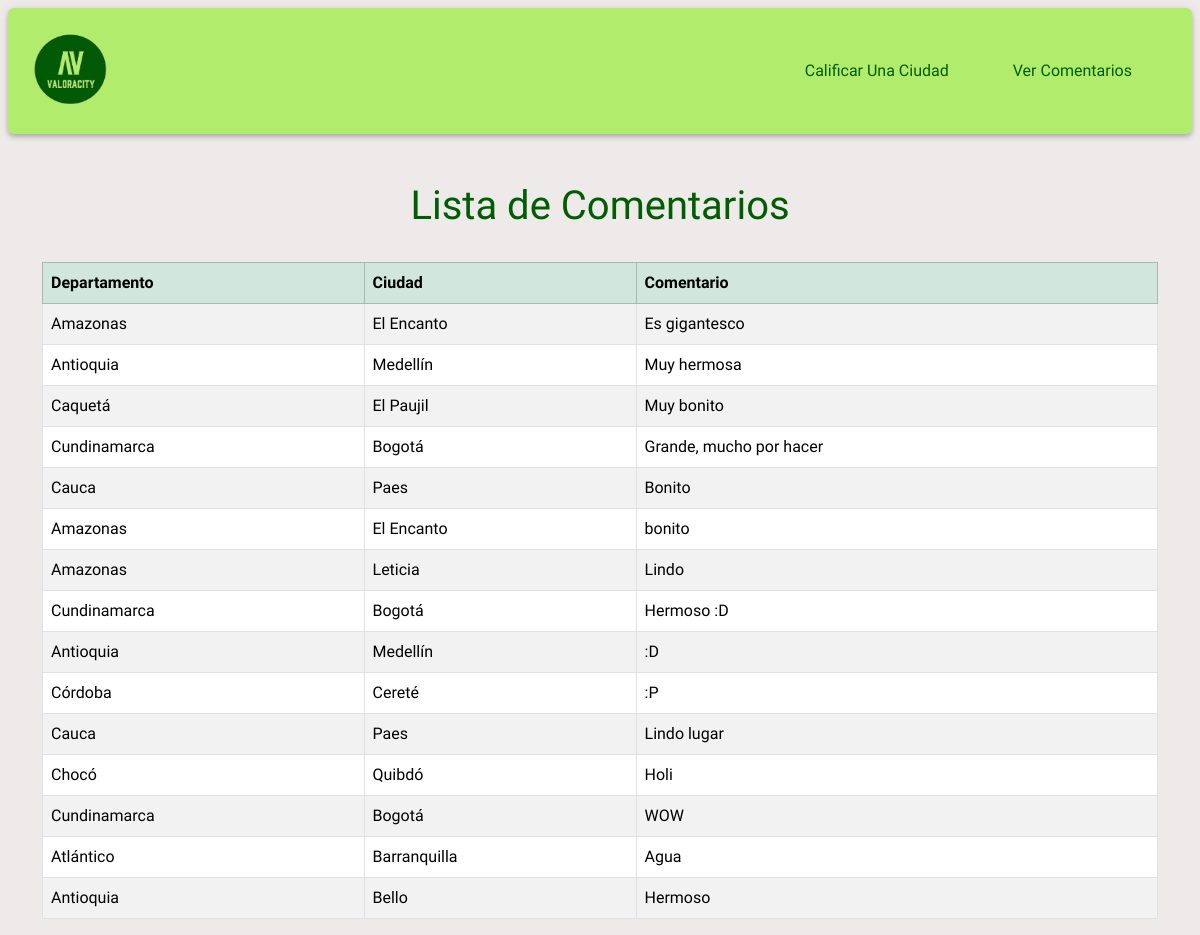
The page /vistas/comentarios.php on the database its author committed.
### tables this page shows
CREATE TABLE `comentarios` (
  `id` int(11) NOT NULL,
  `ciudad_id` smallint(6) NOT NULL,
  `comentario` varchar(200) NOT NULL
);

CREATE TABLE `departamentos` (
  `id` tinyint(4) NOT NULL,
  `nombre` varchar(300) NOT NULL
);

CREATE TABLE `ciudades` (
  `id` smallint(6) NOT NULL,
  `nombre` varchar(300) NOT NULL,
  `departamento_id` tinyint(4) NOT NULL
);

### vistas/comentarios.php (the view, shortened to what this page needs)
<!DOCTYPE html>
<html lang="en">
<head>
    <?php
    include "../conexion.php";
    ?>
    <link rel="stylesheet" href="https://cdnjs.cloudflare.com/ajax/libs/animate.css/4.1.1/animate.min.css"
 />
    <link href="https://cdn.jsdelivr.net/npm/bootstrap@5.3.3/dist/css/bootstrap.min.css" rel="stylesheet"
>
    <link rel="stylesheet" href="https://cdn.datatables.net/2.0.2/css/dataTables.dataTables.css" />
    <link rel="stylesheet" href="../styles/styles.css">
</head>
<body>
    <?php
    include('./nav.php')
        ?>
    <main class="mt-5">
        <div class="container-fluid text-center">
            <h1 class=" h1-personal animate__animated animate__fadeInDown animate__slow h1-universal mt-3">Lista de Comentarios</h1>
        </div>
        <br>
        <div class="container">
            <div class="table-responsive">
                <table id="comentario" class="table table-bordered table-striped table-hover shadow_table">
                    <thead class="table-success align-middle">
                        <tr>
                            <th>Departamento</th>
                            <th>Ciudad</th>
                            <th>Comentario</th>
                        </tr>
                    </thead>
                    <tbody>
                        <?php
                        $comentarios = $con->query("SELECT CO.comentario as 'comentario',CI.nombre as 'ciudad',De.nombre 'departamento' from comentarios CO INNER JOIN ciudades CI ON CO.ciudad_id=Ci.id INNER JOIN departamentos DE ON CI.departamento_id=DE.id; ");
                        foreach ($comentarios as $com) {
                            ?>
                            <tr>
                                <td><?php echo $com['departamento']; ?></td>
                                <td><?php echo $com['ciudad']; ?></td>
                                <td><?php echo $com['comentario']; ?></td>
                            </tr>
                            <?php
                        }
                        ?>
                    </tbody>
                </table>
            </div>
        </div>
    </main>
</body>
</html>

### vistas/nav.php (shortened to what this page needs)
<nav class="navbar navbar-expand-lg m-2 rounded">
    <div class="container-fluid">
        <a class="navbar-brand d-flex align-items-center">
            <img id="logo" src="../img/logo.png" alt="Logo" width="100" height="100" class="d-inline-block align-text-top">
        </a>
        <div class="offcanvas offcanvas-end" tabindex="-1" id="offcanvasNavbar" aria-labelledby="offcanvasNavbarLabel">
            <div class="offcanvas-body">
                <ul class="navbar-nav justify-content-end flex-grow-1 pe-3">
                    <li class="nav-item m-2">
                        <a class="nav-link px-4 active" aria-current="page" href="index.php">Calificar Una Ciudad</a>
                    </li>
                    <li class="nav-item m-2">
                        <a class="nav-link px-4 active" aria-current="page" href="comentarios.php">Ver Comentarios</a>
                    </li>
                </ul>
            </div>
        </div>
    </div>
</nav>

### styles/styles.css (style rules this page uses)
:root { --primary_color: #eeeaea; --second_color: #b1ec6d; --third_color: #005D02; --primary_font: "Poppins", sans-serif; --second_font: "Comfortaa", sans-serif; --big_font: 700; --medium_font: 500; --normal_font: 300; --small_font: 100; }
body { background-color:var(--primary_color); font-family: var(--second_font); }
.h1-personal { color: #005D02; }
.navbar-expand-lg { background: var(--second_color); box-shadow: 0 2px 4px -1px rgb(0 0 0 / 16%), 0 4px 5px 0 rgb(0 0 0 / 11%), 0 1px 10px 0 rgb(0 0 0 / 10%); }
.nav-link { position: relative; font-family: var(--second_font); color: var(--third_color) !important; text-align: center; }
.nav-link::after { content: ''; opacity: 0; transition: all 0.2s; height: 2px; width: 100%; background-color: var(--third_color); position: absolute; bottom: 0; left: 0; }

### rows shown on the page
comentarios: departamentos.nombre "Amazonas", ciudad.nombre "El Encanto", comentario "Es gigantesco"
comentarios: departamentos.nombre "Antioquia", ciudad.nombre "Medellín", comentario "Muy hermosa"
comentarios: departamentos.nombre "Caquetá", ciudad.nombre "El Paujil", comentario "Muy bonito"
comentarios: departamentos.nombre "Cundinamarca", ciudad.nombre "Bogotá", comentario "Grande, mucho por hacer"
comentarios: departamentos.nombre "Cauca", ciudad.nombre "Paes", comentario "Bonito"
comentarios: departamentos.nombre "Amazonas", ciudad.nombre "El Encanto", comentario "bonito"
comentarios: departamentos.nombre "Amazonas", ciudad.nombre "Leticia", comentario "Lindo"
comentarios: departamentos.nombre "Cundinamarca", ciudad.nombre "Bogotá", comentario "Hermoso :D"
comentarios: departamentos.nombre "Antioquia", ciudad.nombre "Medellín", comentario ":D"
comentarios: departamentos.nombre "Córdoba", ciudad.nombre "Cereté", comentario ":P"
comentarios: departamentos.nombre "Cauca", ciudad.nombre "Paes", comentario "Lindo lugar"
comentarios: departamentos.nombre "Chocó", ciudad.nombre "Quibdó", comentario "Holi"
comentarios: departamentos.nombre "Cundinamarca", ciudad.nombre "Bogotá", comentario "WOW"
comentarios: departamentos.nombre "Atlántico", ciudad.nombre "Barranquilla", comentario "Agua"
comentarios: departamentos.nombre "Antioquia", ciudad.nombre "Bello", comentario "Hermoso"
